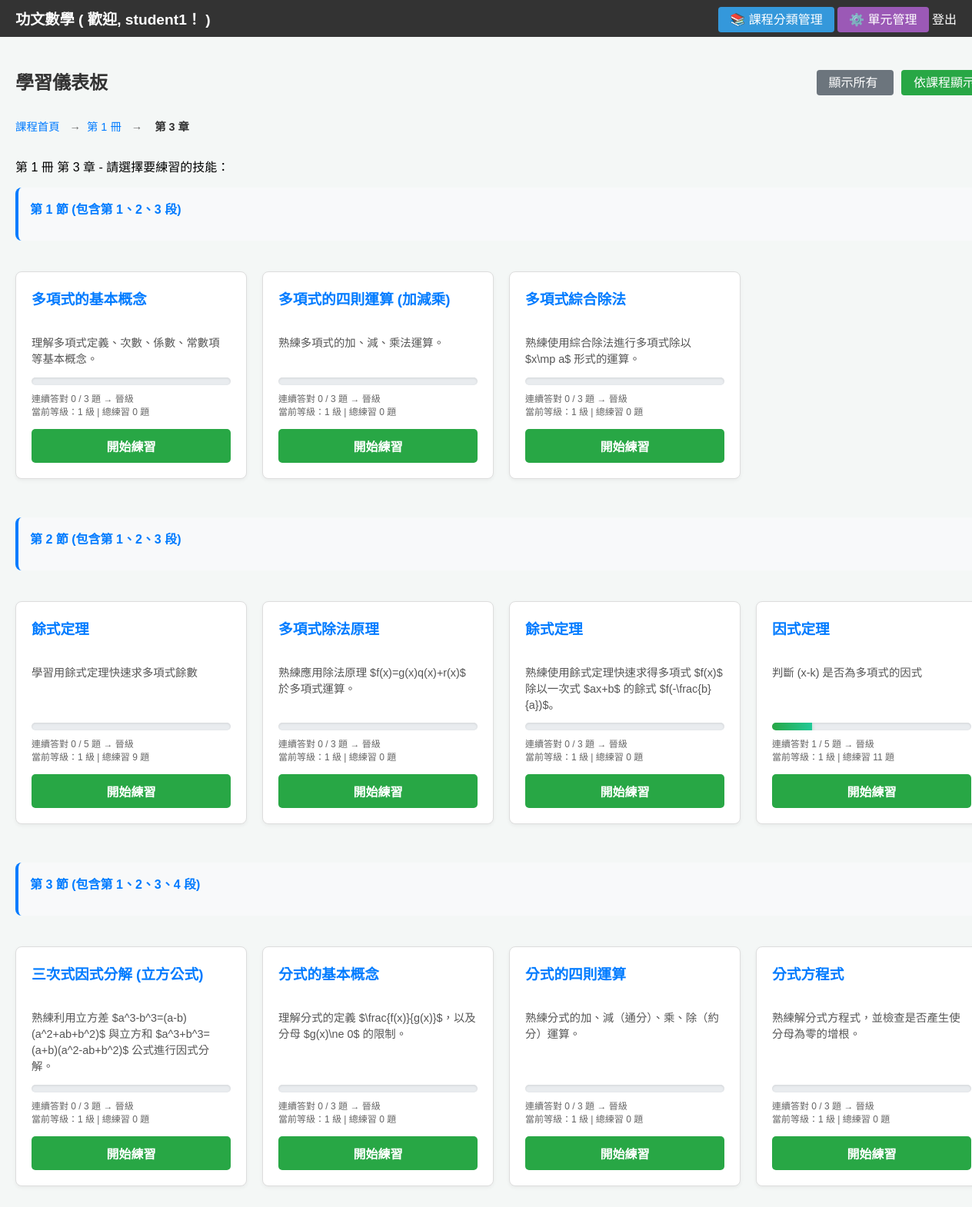
/dashboard?view=curriculum&volume=1&chapter=3 (signed in), run on the app's committed database.
### tables this page shows
CREATE TABLE users (
            id INTEGER PRIMARY KEY AUTOINCREMENT,
            username TEXT UNIQUE NOT NULL,
            password TEXT NOT NULL,
            streak INTEGER DEFAULT 0
        );

CREATE TABLE skill_curriculum (
            id INTEGER PRIMARY KEY AUTOINCREMENT,
            volume INTEGER NOT NULL,
            chapter INTEGER NOT NULL,
            section INTEGER NOT NULL,
            paragraph INTEGER NOT NULL,
            skill_id TEXT NOT NULL,
            display_order INTEGER DEFAULT 0,
            FOREIGN KEY (skill_id) REFERENCES skills_info (skill_id) ON DELETE CASCADE,
            UNIQUE(volume, chapter, section, paragraph, skill_id)
        );

CREATE TABLE skills_info (
            skill_id TEXT PRIMARY KEY,
            skill_en_name TEXT NOT NULL,
            skill_ch_name TEXT NOT NULL,
            description TEXT NOT NULL,
            gemini_prompt TEXT NOT NULL,
            consecutive_correct_required INTEGER DEFAULT 10,
            is_active BOOLEAN DEFAULT TRUE,
            order_index INTEGER DEFAULT 0
        );

### app.py (the view, shortened to what this page needs)
@app.route('/dashboard')
@login_required
def dashboard():
    view_mode = request.args.get('view', 'all')  # 'all' 或 'curriculum'
    volume = request.args.get('volume', type=int)
    chapter = request.args.get('chapter', type=int)
    conn = sqlite3.connect('users.db')
    c = conn.cursor()
    c.execute('''
        SELECT skill_id, consecutive_correct, questions_solved, current_level
        FROM progress
        WHERE user_id = ?
    ''', (current_user.id,))
    progress_rows = c.fetchall()
    conn.close()
    progress_dict = {row[0]: row for row in progress_rows}
    if view_mode == 'curriculum':
        from core.utils import get_volumes, get_chapters_by_volume, get_skills_by_volume_chapter
        if volume and chapter:
            skills_raw = get_skills_by_volume_chapter(volume, chapter)
            all_skills_with_progress = []
            for s in skills_raw:
                prog = progress_dict.get(s['skill_id'], (s['skill_id'], 0, 0, 1))
                all_skills_with_progress.append({
                    **s,
                    'consecutive_correct': prog[1],
                    'questions_solved': prog[2],
                    'current_level': prog[3],
                })
            grouped_sections = []
            current_section = None
            current_skills = []
            section_paragraphs = set()  # 記錄該節包含的所有段
            for skill in all_skills_with_progress:
                if skill['section'] != current_section:
                    if current_section is not None:
                        sorted_paras = sorted(section_paragraphs)
                        para_str = '、'.join(map(str, sorted_paras)) if len(sorted_paras) > 1 else str(sorted_paras[0]) if sorted_paras else ''
                        grouped_sections.append({
                            'section': current_section,
                            'paragraphs': sorted_paras,  # 該節包含的所有段
                            'paragraphs_str': para_str,  # 段落字符串，用於顯示
                            'skills': current_skills.copy()
                        })
                    current_section = skill['section']
                    current_skills = []
                    section_paragraphs = set()
                current_skills.append(skill)
                section_paragraphs.add(skill['paragraph'])
            if current_section is not None:
                sorted_paras = sorted(section_paragraphs)
                para_str = '、'.join(map(str, sorted_paras)) if len(sorted_paras) > 1 else str(sorted_paras[0]) if sorted_paras else ''
                grouped_sections.append({
                    'section': current_section,
                    'paragraphs': sorted_paras,  # 該節包含的所有段
                    'paragraphs_str': para_str,  # 段落字符串，用於顯示
                    'skills': current_skills.copy()
                })
            return render_template('dashboard.html',
                                 view_mode='curriculum',
                                 level='skills',  # 第三層
                                 volume=volume,
                                 chapter=chapter,
                                 grouped_sections=grouped_sections, # 傳遞按節/段分組的數據
                                 username=current_user.username)

### app.py (called while the page is built)
@login_manager.user_loader
def load_user(user_id):
    conn = sqlite3.connect('users.db')
    c = conn.cursor()
    c.execute("SELECT id, username FROM users WHERE id = ?", (user_id,))
    row = c.fetchone()
    conn.close()
    if row:
        return User(row[0], row[1])
    return None

### core/utils.py (called while the page is built)
def get_skills_by_volume_chapter(volume, chapter):
    conn = sqlite3.connect('users.db')
    c = conn.cursor()
    c.execute('''
        SELECT sc.section, sc.paragraph,
               sc.skill_id, sc.display_order,
               si.skill_ch_name, si.skill_en_name, si.description,
               si.consecutive_correct_required
        FROM skill_curriculum sc
        JOIN skills_info si ON sc.skill_id = si.skill_id
        WHERE sc.volume = ? AND sc.chapter = ? AND si.is_active = 1
        ORDER BY sc.section, sc.paragraph, sc.display_order
    ''', (volume, chapter))
    rows = c.fetchall()
    conn.close()
    return [{
        'section': r[0],
        'paragraph': r[1],
        'skill_id': r[2],
        'display_order': r[3],
        'skill_ch_name': r[4],
        'skill_en_name': r[5],
        'description': r[6],
        'consecutive_correct_required': r[7]
    } for r in rows]

### templates/dashboard.html (shortened to what this page needs)
<!DOCTYPE html>
<html lang="zh-Hant">
<head>
</head>
<body>
    <div class="navbar">
        <a href="{{ url_for('dashboard') }}" class="logo">
            功文數學 ( 歡迎, <strong>{{ username }}</strong>！ )
        </a>
        <div>
<a href="{{ url_for('admin_curriculum') }}" style="background: #3498db; padding: 8px 15px; border-radius: 4px;">📚 課程分類管理</a>
            <a href="{{ url_for('admin_skills') }}" style="background: #9b59b6; padding: 8px 15px; border-radius: 4px;">⚙️ 單元管理</a>
            <a href="{{ url_for('logout') }}">登出</a>
        </div>
    </div>
    <div class="container">
        <div style="display: flex; justify-content: space-between; align-items: center; margin-bottom: 20px;">
            <h2 style="margin: 0;">學習儀表板</h2>
            <div>
                <a href="{{ url_for('dashboard', view='all') }}"
                   style="padding: 8px 16px; margin-left: 10px; background: {{ '#28a745' if view_mode == 'all' else '#6c757d' }}; color: white; text-decoration: none; border-radius: 4px;">
                    顯示所有
                </a>
                <a href="{{ url_for('dashboard', view='curriculum') }}"
                   style="padding: 8px 16px; margin-left: 10px; background: {{ '#28a745' if view_mode == 'curriculum' else '#6c757d' }}; color: white; text-decoration: none; border-radius: 4px;">
                    依課程顯示
                </a>
            </div>
        </div>
        {% if view_mode == 'curriculum' %}
            <div class="breadcrumb">
                <a href="{{ url_for('dashboard', view='curriculum') }}">課程首頁</a>
                {% if level == 'chapters' or level == 'skills' %}
                    <span>→</span>
                    <a href="{{ url_for('dashboard', view='curriculum', volume=volume) }}">第 {{ volume }} 冊</a>
                {% endif %}
                {% if level == 'skills' %}
                    <span>→</span>
                    <span class="current">第 {{ chapter }} 章</span>
                {% endif %}
            </div>
            {% if level == 'volumes' %}
                <p>請選擇要查看的冊：</p>
                <div class="level-grid">
                    {% for vol in volumes %}
                    <a href="{{ url_for('dashboard', view='curriculum', volume=vol) }}" style="text-decoration: none;">
                        <div class="level-card volume-card">
                            <h3>第 {{ vol }} 冊</h3>
                        </div>
                    </a>
                    {% endfor %}
                </div>
            {% elif level == 'skills' %}
                <p>第 {{ volume }} 冊 第 {{ chapter }} 章 - 請選擇要練習的技能：</p>
                <div class="skill-grid curriculum-skills" style="display: grid !important; grid-template-columns: repeat(4, 1fr) !important; gap: 20px; width: 100%;">
                    {% for section_group in grouped_sections %}
                        <div class="skill-section-group" style="grid-column: 1 / -1;">
                            <h4>第 {{ section_group.section }} 節
                                {% if section_group.paragraphs|length > 1 %}
                                    (包含第 {{ section_group.paragraphs_str }} 段)
                                {% elif section_group.paragraphs|length == 1 %}
                                    第 {{ section_group.paragraphs_str }} 段
                                {% endif %}
                            </h4>
                        </div>
                        {% for skill in section_group.skills %}
                            <div class="skill-card" style="width: 100%; max-width: 100%;">
                                <h3>{{ skill.skill_ch_name }}</h3>
                                <p>{{ skill.description }}</p>
                                <div class="progress-info">
                                    <div class="progress-bar">
                                        <div class="progress-fill" style="width: {{ (skill.consecutive_correct / skill.consecutive_correct_required) * 100 }}%"></div>
                                    </div>
                                    <small>連續答對 {{ skill.consecutive_correct }} / {{ skill.consecutive_correct_required }} 題 → 晉級</small>
                                    <br>
                                    <small>當前等級：{{ skill.current_level }} 級 | 總練習 {{ skill.questions_solved }} 題</small>
                                </div>
                                <a href="{{ url_for('practice', skill_id=skill.skill_id) }}" class="btn-practice">
                                    開始練習
                                </a>
                            </div>
                        {% endfor %}
                    {% endfor %}
                </div>
            {% endif %}
        {% endif %}
    </div>
</body>
</html>

### templates/dashboard.html (style rules this page uses)
body { font-family: Arial, sans-serif; background-color: #f4f7f6; margin: 0; }
.navbar { background-color: #333; color: white; padding: 10px 20px; display: flex; justify-content: space-between; align-items: center; }
.navbar a { color: white; text-decoration: none; }
.navbar .logo { font-weight: bold; font-size: 1.2em; }
.container { max-width: 1400px; margin: 20px auto; padding: 20px; width: 100%; }
h2 { color: #333; }
.breadcrumb { display: flex; align-items: center; margin-bottom: 20px; padding: 10px 0; font-size: 0.9em; }
.breadcrumb a { color: #007bff; text-decoration: none; margin-right: 5px; }
.breadcrumb span { margin: 0 8px; color: #666; }
.breadcrumb .current { color: #333; font-weight: bold; }
.skill-grid { display: grid !important; grid-template-columns: repeat(4, 1fr) !important; gap: 20px; width: 100%; box-sizing: border-box; }
.skill-grid.curriculum-skills { display: grid !important; grid-template-columns: repeat(4, 1fr) !important; width: 100% !important; grid-auto-flow: row !important; }
.skill-card { background: #fff; border: 1px solid #ddd; border-radius: 8px; box-shadow: 0 2px 5px rgba(0,0,0,0.05); padding: 20px; display: flex; flex-direction: column; min-width: 0; box-sizing: border-box; width: 100%; max-width: 100%; }
.skill-card h3 { margin-top: 0; color: #007bff; }
.skill-card p { font-size: 0.9em; color: #555; flex-grow: 1; }
.progress-info { font-size: 0.9em; color: #666; margin-bottom: 15px; }
.progress-bar { width: 100%; height: 10px; background: #e9ecef; border-radius: 5px; overflow: hidden; margin-bottom: 8px; box-shadow: inset 0 1px 3px rgba(0,0,0,0.1); }
.progress-fill { height: 100%; background: linear-gradient(90deg, #28a745, #20c997); transition: width 0.5s ease; box-shadow: 0 2px 5px rgba(40, 167, 69, 0.3); }
.btn-practice { display: block; text-align: center; background-color: #28a745; color: white; padding: 10px; border-radius: 5px; text-decoration: none; font-weight: bold; transition: background-color 0.2s; }
.skill-section-group { margin-bottom: 20px; margin-top: 30px; padding: 15px; background: #f8f9fa; border-radius: 8px; border-left: 4px solid #007bff; width: 100%; }
.skill-section-group:first-child { margin-top: 0; }
.skill-section-group h4 { margin-top: 0; color: #007bff; margin-bottom: 15px; }

### data on the page
users: username "student1"
skill_curriculum: skill_ch_name "多項式的基本概念", description "理解多項式定義、次數、係數、常數項等基本概念。", consecutive_correct "0", consecutive_correct_required "3", current_level "1", questions_solved "0"
skill_curriculum: skill_ch_name "多項式的四則運算 (加減乘)", description "熟練多項式的加、減、乘法運算。", consecutive_correct "0", consecutive_correct_required "3", current_level "1", questions_solved "0"
skill_curriculum: skill_ch_name "多項式綜合除法", description "熟練使用綜合除法進行多項式除以 $x\\mp a$ 形式的運算。", consecutive_correct "0", consecutive_correct_required "3", current_level "1", questions_solved "0"
skill_curriculum: skill_ch_name "餘式定理", description "學習用餘式定理快速求多項式餘數", consecutive_correct "0", consecutive_correct_required "5", current_level "1", questions_solved "9"
skill_curriculum: skill_ch_name "多項式除法原理", description "熟練應用除法原理 $f(x)=g(x)q(x)+r(x)$ 於多項式運算。", consecutive_correct "0", consecutive_correct_required "3", current_level "1", questions_solved "0"
skill_curriculum: skill_ch_name "餘式定理", description "熟練使用餘式定理快速求得多項式 $f(x)$ 除以一次式 $ax+b$ 的餘式 $f(-\\frac{b}{a})$。", consecutive_correct "0", consecutive_correct_required "3", current_level "1", questions_solved "0"
skill_curriculum: skill_ch_name "因式定理", description "判斷 (x-k) 是否為多項式的因式", consecutive_correct "1", consecutive_correct_required "5", current_level "1", questions_solved "11"
skill_curriculum: skill_ch_name "三次式因式分解 (立方公式)", description "熟練利用立方差 $a^3-b^3=(a-b)(a^2+ab+b^2)$ 與立方和 $a^3+b^3=(a+b)(a^2-ab+b^2)$ 公式進行因式分解。", consecutive_correct "0", consecutive_correct_required "3", current_level "1", questions_solved "0"
skill_curriculum: skill_ch_name "分式的基本概念", description "理解分式的定義 $\\frac{f(x)}{g(x)}$，以及分母 $g(x)\\ne 0$ 的限制。", consecutive_correct "0", consecutive_correct_required "3", current_level "1", questions_solved "0"
skill_curriculum: skill_ch_name "分式的四則運算", description "熟練分式的加、減（通分）、乘、除（約分）運算。", consecutive_correct "0", consecutive_correct_required "3", current_level "1", questions_solved "0"
skill_curriculum: skill_ch_name "分式方程式", description "熟練解分式方程式，並檢查是否產生使分母為零的增根。", consecutive_correct "0", consecutive_correct_required "3", current_level "1", questions_solved "0"

### other printed values
{{ volume }} "1"
{{ chapter }} "3"
{{ section_group.section }} "1" "2" "3"
{{ section_group.paragraphs_str }} "1、2、3" "1、2、3" "1、2、3、4"
